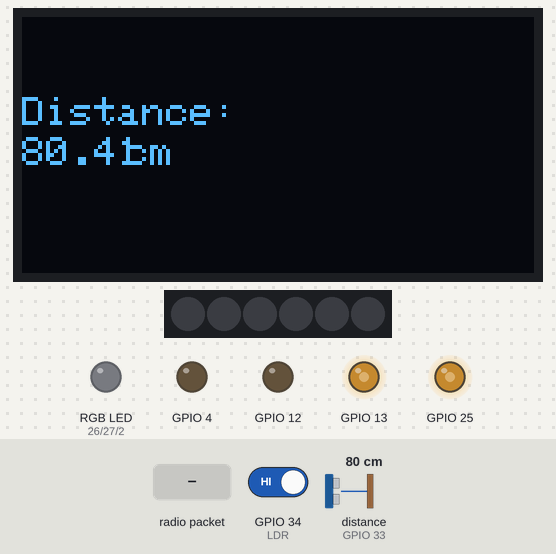
Recording of a sketch running on a simulated ESP32. On the bench: 128×64 one-colour display, 6 RGB LEDs in strip order, left to right, an RGB LED mixed from three pins (HIGH = lit), output pins drawn as LEDs (lit = HIGH). Wiring (inferred from the names in the program): ultrasonic range finder: trigger GPIO 32; echo GPIO 33. The test bench sets the inputs (shaded band); at power-on: distance to the obstacle (sensor on GPIO 33) 80 cm, GPIO 34 (LDR) HIGH. The echo pulse lasts 58.3 µs per cm; pins used as bus, display or sensor lines are not drawn.

Above: at 1.4 s.
1.5 s: distance to the obstacle (sensor on GPIO 33) set to 120 cm
At 3.1 s:
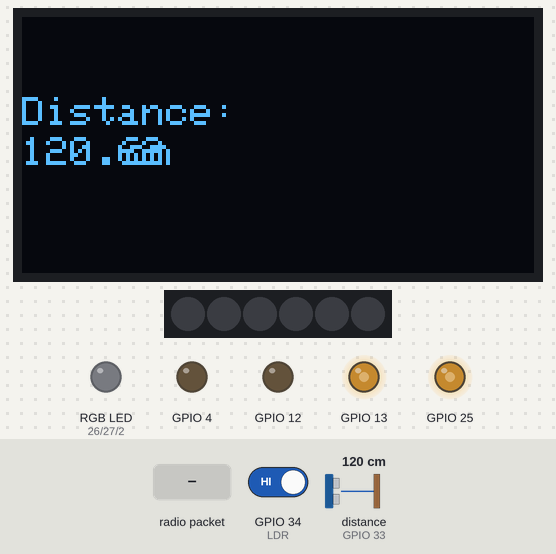
4.1 s: GPIO 34 (LDR) driven LOW
At 4.5 s:
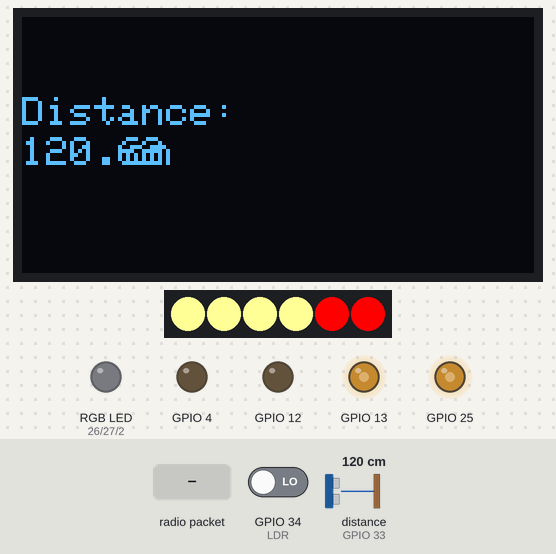
5.7 s: radio packet "Stop received" arrives
At 6.1 s:
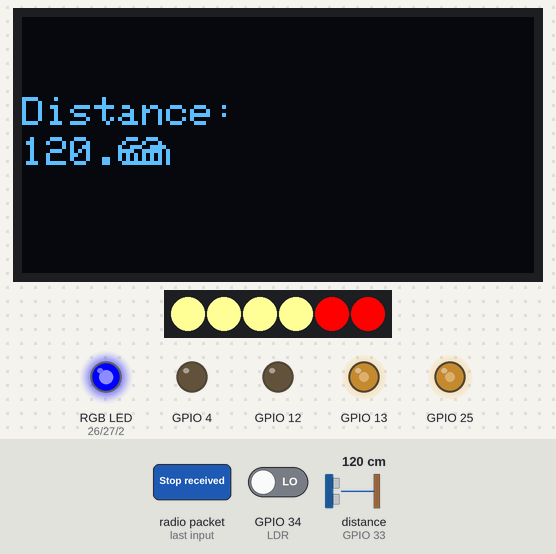
7.2 s: distance to the obstacle (sensor on GPIO 33) set to 11 cm
At 8.6 s:
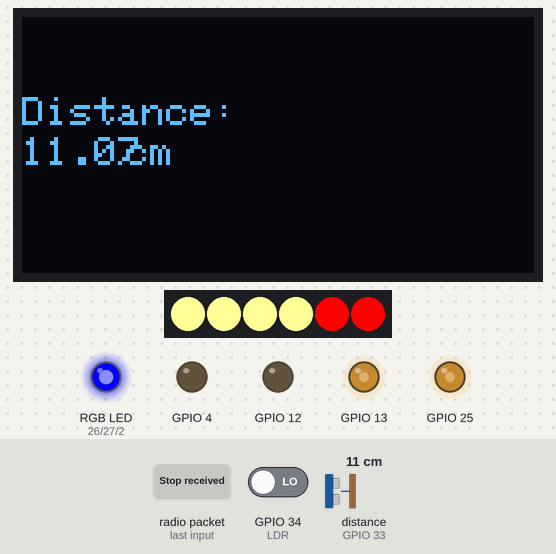
9.4 s: distance to the obstacle (sensor on GPIO 33) set to 8 cm
At 10.6 s:
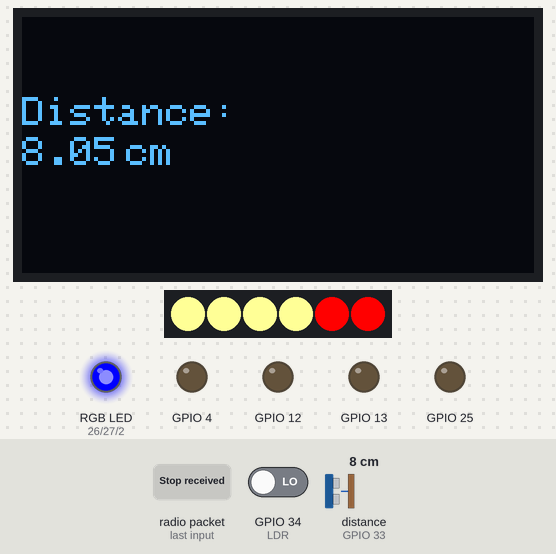
10.9 s: GPIO 34 (LDR) driven HIGH
At 11.8 s:
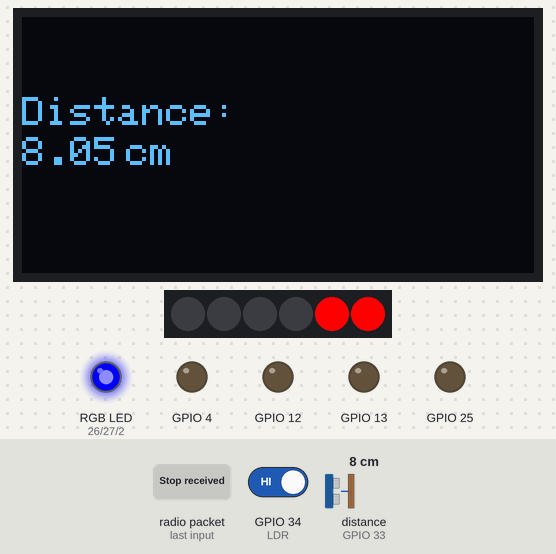
Timing chart, 0 to 13.5 s (numbered marks = the images above; inputs shaded):
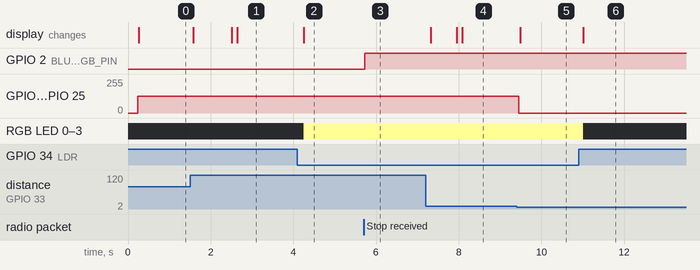

The sketch:

FinalCodeMaster.ino
```cpp
#include <Wire.h>
#include <Adafruit_GFX.h>
#include <Adafruit_SH110X.h>
#include <WiFi.h>
#include <esp_now.h>
#include <Adafruit_NeoPixel.h>

// OLED pins
#define i2c_Address 0x3c // OLED screen I2C address
#define SCREEN_WIDTH 128
#define SCREEN_HEIGHT 64
#define OLED_RESET -1

#define triger_Pin 32
#define echo_Pin 33

#define MIN_DISTANCE 10

#define Motor_B1 12
#define Motor_F1 13
#define Motor_B2 4
#define Motor_F2 25

#define Resolution 8
#define Freq 1000

#define PWM_CHANNEL_B1 0
#define PWM_CHANNEL_F1 1
#define PWM_CHANNEL_B2 2
#define PWM_CHANNEL_F2 3

#define BLUE_RGB_PIN 2
#define RED_RGB_PIN 26
#define GREEN_RGB_PIN 27

#define NEOPIXEL_PIN 5
#define NUM_PIXELS 6

#define LDR 34

float speed = 0.5;

uint8_t slaveAddress[] = {0xFC, 0xE8, 0xC0, 0x91, 0x6D, 0x54};

Adafruit_NeoPixel NeoPixel(NUM_PIXELS, NEOPIXEL_PIN, NEO_GRB + NEO_KHZ800); // Creating an object for the neoPixel

Adafruit_SH1106G display = Adafruit_SH1106G(SCREEN_WIDTH, SCREEN_HEIGHT, &Wire, OLED_RESET); // Creating an object for communication with the OLED screen

void headLights(float distance)
{
  NeoPixel.clear();
  if ((digitalRead(LDR) == LOW && distance < MIN_DISTANCE) || (digitalRead(LDR) == LOW)) // Night and stop or night -> all leds
  {
    // Turn on all the light since it is noght and stop the lights

    // The front leds will be white (because of the blue tint we put it on 150)
    NeoPixel.setPixelColor(0, NeoPixel.Color(255, 255, 150));
    NeoPixel.setPixelColor(1, NeoPixel.Color(255, 255, 150));
    NeoPixel.setPixelColor(2, NeoPixel.Color(255, 255, 150));
    NeoPixel.setPixelColor(3, NeoPixel.Color(255, 255, 150));

    // The back leds will be red
    NeoPixel.setPixelColor(4, NeoPixel.Color(255, 0, 0));
    NeoPixel.setPixelColor(5, NeoPixel.Color(255, 0, 0));

    NeoPixel.show(); // update to the NeoPixel Led Strip

  }
  else if (digitalRead(LDR) == HIGH && distance < MIN_DISTANCE) // Light and stop -> only back leds
  {
    // Only the back leds will be red
    NeoPixel.setPixelColor(4, NeoPixel.Color(255, 0, 0));
    NeoPixel.setPixelColor(5, NeoPixel.Color(255, 0, 0));

    NeoPixel.show(); // update to the NeoPixel Led Strip
  }
  else
  {
    NeoPixel.clear();
    NeoPixel.show();
  }
}

void displayDistance(String title, float distance)
{
  display.clearDisplay();               // Clear the OLED display
  display.setTextSize(1);              // Set text size
  display.setCursor(0, 20);             // Set cursor position
  display.println(title);              // Print title
  display.setCursor(0, 30);           // Move cursor to next line
  display.println(distance);
  display.setCursor(20, 30);
  display.print(" cm");           // Print the message
  display.display();                   // Update the display
}

void displayMessage(String title, String message)
{
  display.clearDisplay();               // Clear the OLED display
  display.setTextSize(1);              // Set text size
  display.setCursor(0, 0);             // Set cursor position
  display.println(title);              // Print title
  display.setCursor(0, 10);           // Move cursor to next line
  display.println(message);           // Print the message
  display.display();                   // Update the display
}


void onDataSent(const uint8_t *mac_addr, esp_now_send_status_t status)
{

}

void onDataRecv(const esp_now_recv_info_t *mac, const uint8_t *incomingData, int len)
{
  char receivedMsg[len + 1];
  memcpy(receivedMsg, incomingData, len);
  receivedMsg[len] = '\0';


  if (strcmp(receivedMsg, "Stop received") == 0)
  {
    // Turn on blue light to indicate stopping
    digitalWrite(RED_RGB_PIN, LOW);
    digitalWrite(GREEN_RGB_PIN, LOW);
    digitalWrite(BLUE_RGB_PIN, HIGH);

  }

  else if (strcmp(receivedMsg, "Start received") == 0)
  {
    // Turn on green light to indicate stopping
    digitalWrite(RED_RGB_PIN, LOW);
    digitalWrite(GREEN_RGB_PIN, HIGH);
    digitalWrite(BLUE_RGB_PIN, LOW);
  }
}

float calculateDistance()
{
  digitalWrite(triger_Pin, LOW);
  delayMicroseconds(2);
  digitalWrite(triger_Pin, HIGH);
  delayMicroseconds(10);
  digitalWrite(triger_Pin, LOW);
  float Duration = pulseIn(echo_Pin, HIGH);
  float distance = Duration / 58.0;
  return distance;
}

void stopMotors()
{
  // stooping the motors is the same as setting the pwm to 0 which is what we did here
  speed = 0;
  ledcWriteChannel(PWM_CHANNEL_F1, speed*255);
  ledcWriteChannel(PWM_CHANNEL_F2, speed*255);

  ledcWriteChannel(PWM_CHANNEL_B1, 0);
  ledcWriteChannel(PWM_CHANNEL_B2, 0);
}

void moveForward()
{
  speed = 0.5;
  ledcWriteChannel(PWM_CHANNEL_F1, speed*255);
  ledcWriteChannel(PWM_CHANNEL_F2, speed*255);

  ledcWriteChannel(PWM_CHANNEL_B1, 0);
  ledcWriteChannel(PWM_CHANNEL_B2, 0);
}

void setup()
{
  // Initialize all LEDs as output
  pinMode(RED_RGB_PIN, OUTPUT);
  pinMode(GREEN_RGB_PIN, OUTPUT);
  pinMode(BLUE_RGB_PIN, OUTPUT);

  // Turn all LEDs off initially
  digitalWrite(RED_RGB_PIN, LOW);
  digitalWrite(GREEN_RGB_PIN, LOW);
  digitalWrite(BLUE_RGB_PIN, LOW);

  // Initialize the display
  display.begin(i2c_Address,true);
  display.clearDisplay();
  display.setTextColor(SH110X_WHITE);

  WiFi.mode(WIFI_STA);

  if (esp_now_init() != ESP_OK)
  {
    displayMessage("Error", "Init ESP-NOW");
    return;
  }

  esp_now_register_send_cb(onDataSent);
  esp_now_register_recv_cb(onDataRecv);

  esp_now_peer_info_t peerInfo = {};
  memcpy(peerInfo.peer_addr, slaveAddress, 6);
  peerInfo.channel = 0;
  peerInfo.encrypt = false;

  if (esp_now_add_peer(&peerInfo) != ESP_OK)
  {
    displayMessage("Error", "Add Peer Fail");
    return;
  }

  pinMode(triger_Pin, OUTPUT);
  pinMode(echo_Pin, INPUT);

  ledcAttachChannel(Motor_B1 , Freq, Resolution, PWM_CHANNEL_B1);
  ledcAttachChannel(Motor_F1 , Freq, Resolution, PWM_CHANNEL_F1);
  ledcAttachChannel(Motor_B2 , Freq, Resolution, PWM_CHANNEL_B2);
  ledcAttachChannel(Motor_F2 , Freq, Resolution, PWM_CHANNEL_F2);

  NeoPixel.begin(); // initialize NeoPixel strip object (REQUIRED)

  delay (200);

  NeoPixel.clear(); // Start the program with lights off
  NeoPixel.show(); // update to the NeoPixel Led Strip

  pinMode(LDR, INPUT); // Init the LDR
}


void loop()
{
  float distance = calculateDistance();
  headLights(distance);
  if (distance < MIN_DISTANCE)
  {
    const char *message = "Stop";
    esp_now_send(slaveAddress, (uint8_t *)message, strlen(message));
    stopMotors();
    displayDistance("Distance:" , distance);
  }

  else
  {
    const char *message = "Start";
    esp_now_send(slaveAddress, (uint8_t *)message, strlen(message));
    moveForward();
    displayDistance("Distance:" , distance);
  }

  delay(100);
}
```

Measured:
- the behaviour switches between 10 and 9 cm on distance to the obstacle (sensor on GPIO 33) (found by bisection; images 4 and 5)
- after the input at 1.5 s, the display: changes after 0.08 s (image 1)
- after the input at 4.1 s, RGB LED 0–3: off → RGB(255, 255, 150) after 0.15 s
- after the input at 5.7 s, GPIO 2 (BLUE_RGB_PIN): LOW → HIGH at once
- after the input at 7.2 s, the display: changes after 0.12 s (image 4)
- after the input at 9.4 s, GPIO 13, GPIO 25: 127/255 → 0/255 after 0.06 s; the display: changes after 0.08 s (image 5)
- after the input at 10.9 s, RGB LED 0–3: RGB(255, 255, 150) → off after 0.11 s
